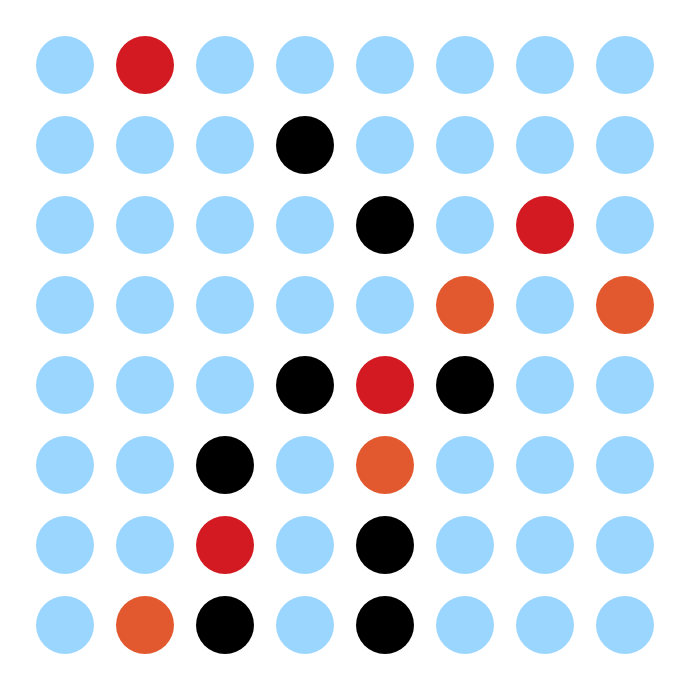
Frame 1 (no input)
Frame 60 (no input): identical to frame 1, image omitted
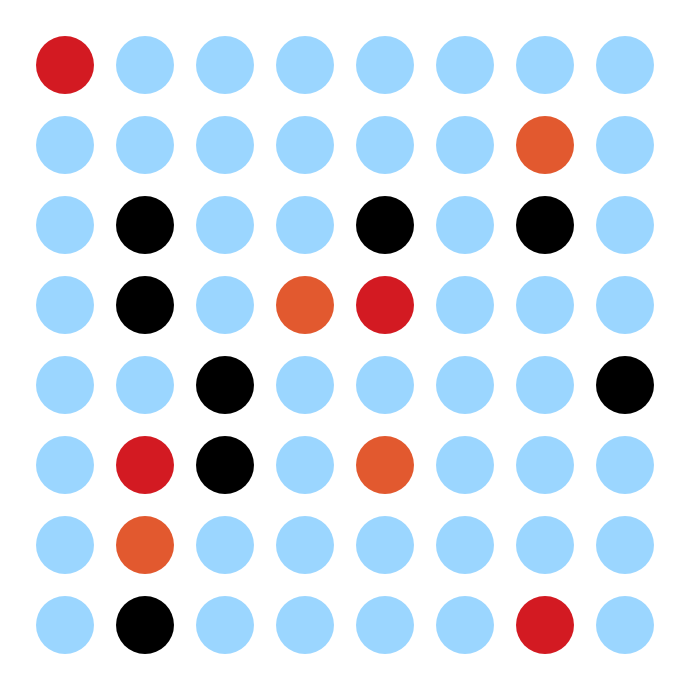
Frame 120 (the mouse pressed at the canvas centre since frame 60)

The p5.js sketch that drew these frames (run headless with seeded random() and noise() and a simulated clock; from frame 60 on, the mouse is pressed at the canvas centre):

// p5.js sketch
// ── sketch.js
// Recreating 'Lent mouvement bleu, orange, rouge et noir', 1955, by Vera Molnar
// Recreated by Kenny Kim

const width = 700;
const height = 700;

let radius = 58;
let len = 8;
let color;
let colors = [];

function setup() {
  createCanvas(width, height);

  colors = [
    "#9bd6ff",
    "#9bd6ff",
    "#9bd6ff",
    "#9bd6ff",
    "#9bd6ff",
    "#9bd6ff",
    "#d31a22",
    "#9bd6ff",
    "#9bd6ff",
    "#9bd6ff",
    "#e2592f",
    "#d31a22",
    "#9bd6ff",
    "#9bd6ff",
    "#e2592f",
    "#9bd6ff",
    "#9bd6ff",
    "#000000",
    "#000000",
    "#9bd6ff",
    "#9bd6ff",
    "#000000",
    "#9bd6ff",
    "#9bd6ff",
    "#9bd6ff",
    "#9bd6ff",
    "#9bd6ff",
    "#9bd6ff",
    "#9bd6ff",
    "#000000",
    "#9bd6ff",
    "#9bd6ff",
    "#9bd6ff",
    "#9bd6ff",
    "#9bd6ff",
    "#9bd6ff",
    "#9bd6ff",
    "#9bd6ff",
    "#9bd6ff",
    "#9bd6ff",
    "#d31a22",
    "#e2592f",
    "#000000",
    "#9bd6ff",
    "#9bd6ff",
    "#9bd6ff",
    "#9bd6ff",
    "#9bd6ff",
    "#9bd6ff",
    "#9bd6ff",
    "#000000",
    "#9bd6ff",
    "#e2592f",
    "#9bd6ff",
    "#9bd6ff",
    "#9bd6ff",
    "#9bd6ff",
    "#9bd6ff",
    "#9bd6ff",
    "#9bd6ff",
    "#d31a22",
    "#000000",
    "#000000",
    "#9bd6ff",
  ];
}

function draw() {
  background(255);

  for (let i = 0; i < len; i++) {
    for (let j = 0; j < len; j++) {
      let x = i * 80;
      let y = j * 80;
      color = colors[i * len + j];

      fill(color);
      noStroke();
      ellipse(y + 65, x + 65, radius);
    }
  }

  // noLoop();
}

function mouseMoved(event) {
  shuffle(colors, true);
}
